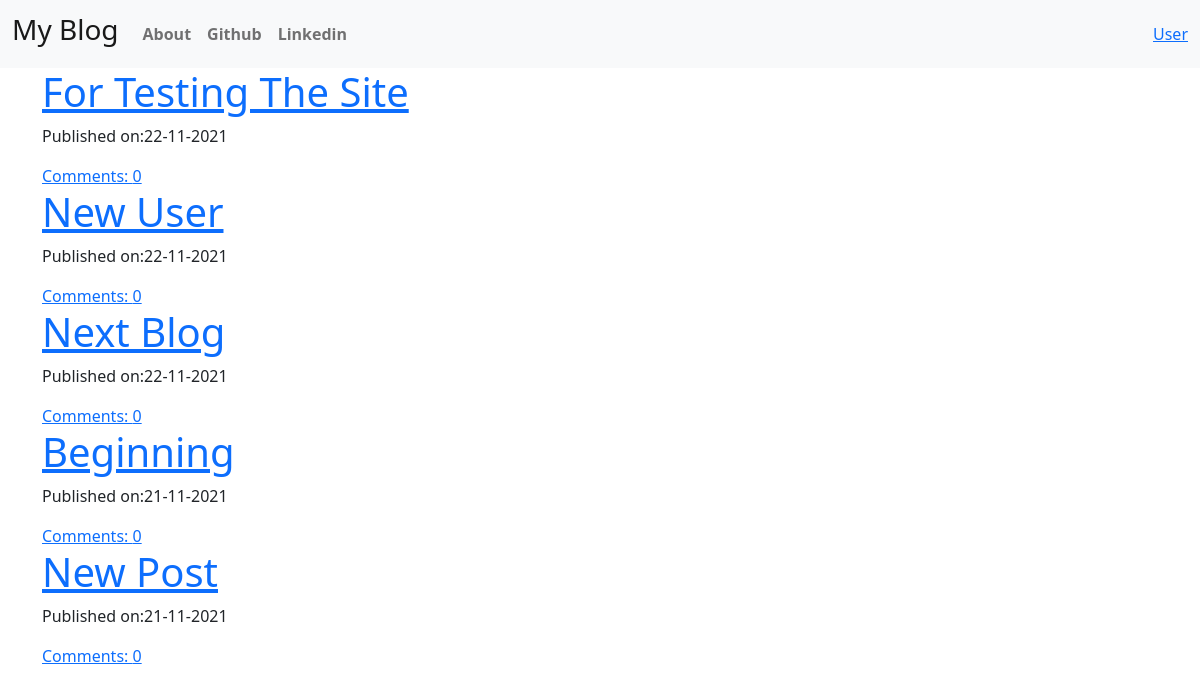
The page / on the database its author committed.
### blog/models.py (models this page shows, shortened)
class Post(models.Model):
    author = models.ForeignKey('auth.User', on_delete=models.CASCADE)
    title = models.CharField(max_length=200)
    text = models.TextField()
    create_date = models.DateTimeField(default=timezone.now)
    published_date = models.DateTimeField(blank=True,null=True)

### blog/views.py (the view)
# urls.py: path('',views.PostListView.as_view(),name='post_list'),
class PostListView(ListView):
    model = Post
    def get_queryset(self):
        return Post.objects.filter(published_date__lte=timezone.now()).order_by('-published_date')

### blog/templates/blog/post_list.html
{% extends 'blog/base.html' %}
{% block content %}
<div class="centerstage">
  {% for post in post_list %}
    <div class="post">
      <h1><a href="{% url 'post_detail' pk=post.pk %}">{{ post.title }}</a></h1>
      <div class="date">
        <p>Published on:{{ post.published_date|date:'d-m-Y'}}</p>
      </div>
      <a href="{% url 'post_detail' pk=post.pk %}">Comments: {{ post.approved_comment|length }}</a>
    </div>
  {% endfor %}
</div>
{% endblock %}

### blog/templates/blog/base.html (shortened to what this page needs)
<!DOCTYPE html>
{% load static %}
<html lang="en" dir="ltr">
  <head>
    <link href="https://cdn.jsdelivr.net/npm/bootstrap@5.1.3/dist/css/bootstrap.min.css" rel="stylesheet">
    <link rel="stylesheet" href="//cdn.jsdelivr.net/npm/medium-editor@latest/dist/css/medium-editor.min.css" type="text/css" media="screen" charset="utf-8">
    <link rel="stylesheet" href="{% static 'css/blog.css' %}">
  </head>
  <body class="loader">
    <nav class="navbar navbar-expand-lg navbar-light bg-light">
  <div class="container-fluid">
    <a class="navbar-brand" href="{% url 'post_list' %}"><h3>My Blog</h3></a>
    <div class="collapse navbar-collapse" id="navbarNav">
      <ul class="navbar-nav">
        <li class="nav-item">
          <a class="nav-link" href="{% url 'about' %}"><b>About</b></a>
        </li>
        <li class="nav-item">
          <a class="nav-link" href="https://www.github.com"><b>Github</b></a>
        </li>
        <li class="nav-item">
          <a class="nav-link" href="https://www.linkedin.com"><b>Linkedin</b></a>
        </li>
      </ul>
        <ul class="navbar-nav ms-auto mb2 mb-lg-0">
          {% if user.is_authenticated %}
            <li class="nav-item">
                <a class="nav-link" href="{% url 'post_new' %}"> <b>New Post</b></a>
            </li>
            <li class="nav-item">
                <a class="nav-link" href="{% url 'post_draft_list' %}"><b>Drafts</b></a>
            </li>
            <li class="nav-item">
                <a class="nav-link" href="{% url 'logout' %}"><b>logout</b></a>
            </li>
            <li class="nav-item">
                <a class="nav-link"><b>Welcome: {{ user.username }}</b></a>
            </li>
          {% else %}
            <li> <a class="nav navbar-right" href="{% url 'login' %}">  User</a> </li>
          {% endif %}
        </ul>
      </div>
    </nav>
    <div class="content container">
      <div class="row">
        <div class="col-md-8">
          <div class="blog_post">
            {% block content %}
            {% endblock %}
          </div>
        </div>
      </div>
    </div>
  </body>
</html>

### blog/static/css/blog.css (style rules this page uses)
.centerstage { margin-left: auto; margin-right: auto; }
.loader { filter:hue-rotate(0deg); color:linear-gradient(45deg,#0f8,#08f); animation:hue 10000ms infinite linear; }

### rows shown on the page
Post: title "For Testing The Site", published_date "22-11-2021", approved_comment|length "0"
Post: title "New User", published_date "22-11-2021", approved_comment|length "0"
Post: title "Next Blog", published_date "22-11-2021", approved_comment|length "0"
Post: title "Beginning", published_date "21-11-2021", approved_comment|length "0"
Post: title "New Post", published_date "21-11-2021", approved_comment|length "0"
